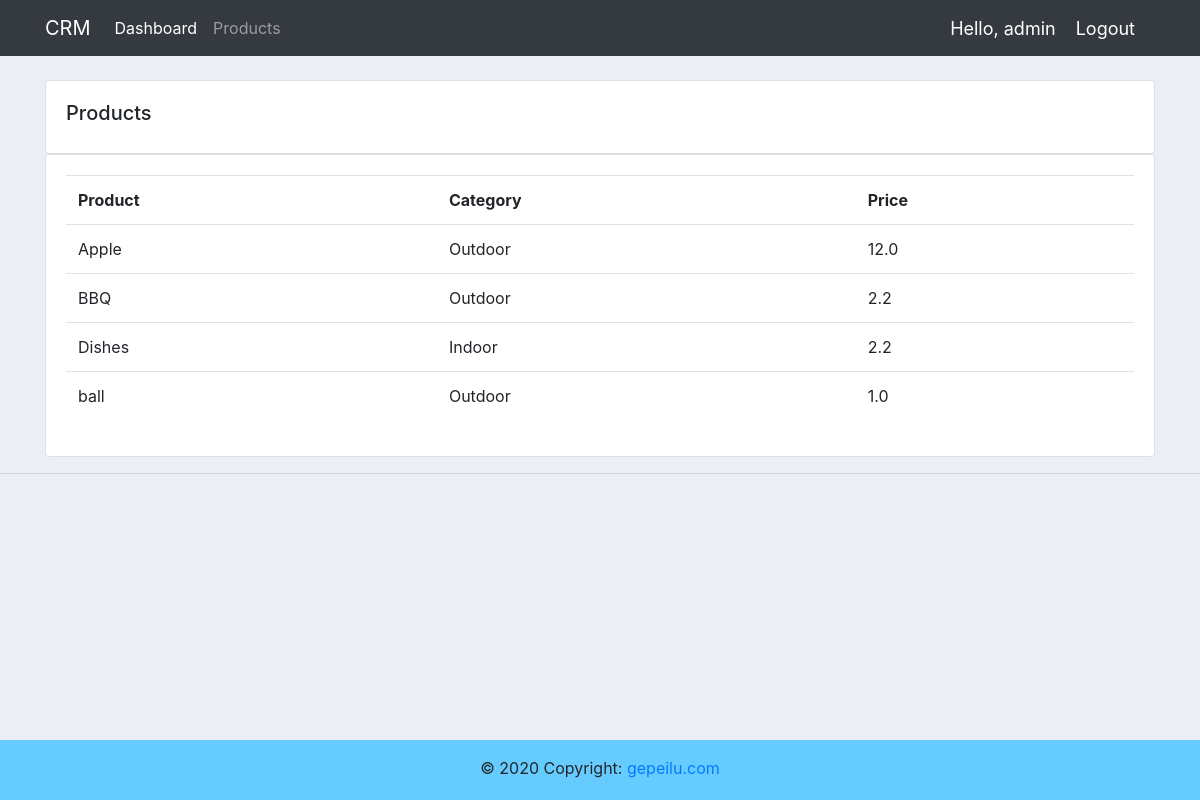
Screenshot of /products/ (signed in) with the database file from the repository.
### accounts/models.py (models this page shows, shortened)
class Product(models.Model):
    CATEGORY = (
        ('Indoor', 'Indoor'),
        ('Outdoor', 'Outdoor')
    )
    name = models.CharField(max_length=200, null=True)
    price = models.FloatField(null=True)
    category = models.CharField(max_length=200, null=True, choices=CATEGORY)
    description = models.CharField(max_length=200, null=True, blank=True)
    date_created = models.DateTimeField(auto_now_add=True, null=True)
    tags = models.ManyToManyField(Tag)

### accounts/decorators.py (the view)
        def wrapper_func(request, *args, **kwargs):
            group = None
            if request.user.groups.exists():
                group = request.user.groups.all()[0].name
            if group in allowed_rules:
                return view_func(request, *args, **kwargs)
            else:
                return HttpResponse('You are not authorized to view this page')

### accounts/views.py (called while the page is built)
@login_required(login_url='login')
@allowed_users(allowed_rules=['admin'])
def products(request):
    product_list = Product.objects.all()
    return render(request, 'accounts/products.html', locals())

### templates/accounts/products.html
{% extends 'accounts/main.html' %}
{% block content %}
<br>
<div class="row">
    <div class="col-md">
        <div class="card card-body">
            <h5>Products</h5>
        </div>
        <div class="card card-body">
            <table class="table">
                <tr>
                    <th>Product</th>
                    <th>Category</th>
                    <th>Price</th>
                </tr>
                {% for product in product_list %}
                    <tr>
                        <td>{{ product.name }}</td>
                        <td>{{ product.category }}</td>
                        <td>{{ product.price }}</td>
                    </tr>
                {% endfor %}
            </table>
        </div>
    </div>
</div>
{% endblock%}

### templates/accounts/navbar.html (shortened to what this page needs)
<nav class="navbar navbar-expand-lg navbar-dark bg-dark">
  <div class="container">
    <a class="navbar-brand" href="{% url 'home'%}">CRM</a>
    <div class="collapse navbar-collapse" id="navbarNav">
      <ul class="navbar-nav">
        {% if request.user.is_staff %}
        <li class="nav-item active">
          <a class="nav-link" href="{% url 'home' %}">Dashboard</a>
        </li>
        <li class="nav-item">
          <a class="nav-link" href="{% url 'products' %}">Products</a>
        </li>
        {% else %}
        <li class="nav-item">
          <a class="nav-link" href="{% url 'profile' %}">Settings</a>
        </li>
        {% endif %}
      </ul>
    </div>
    <span class="hello">Hello, {{ request.user.username }}</span>
    <span><a class="hello" href="{% url 'logout' %}">Logout</a></span>
  </div>
</nav>

### static/css/main.css (style rules this page uses)
body { background-color: #ebeff5; }

### templates/accounts/navbar.html (style rules this page uses)
.hello { font-size: 18px; color: #fff; margin-right: 20px; }

### rows the page displays
Product: name "Apple", category "Outdoor", price "12.0"
Product: name "BBQ", category "Outdoor", price "2.2"
Product: name "Dishes", category "Indoor", price "2.2"
Product: name "ball", category "Outdoor", price "1.0"

### other values shown
{{ request.user.username }} "admin"
